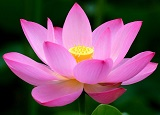
#> input picture flower.jpg, 160 x 115 px
$ python parallel_image_generator.py ../flower.jpg out
#> lines starting #> are read from the running program, lines starting #| are printed output that depends on the picture
"""
Generates 8 shifted versions of an input image.

This script reads an input image (e.g., "gray.bmp") and creates eight new
images, each representing a 1-pixel shift in one of the eight cardinal and
diagonal directions (up, down, left, right, up-left, up-right, down-left,
down-right). The shifted images are saved as BMP files in a specified output
directory. An unshifted version named "center.bmp" is also saved.

This utility is typically used to prepare input images for the
`kernel_coe_generator.py` script, which expects these shifted versions
to construct its COE file.
"""
import os
import cv2
import numpy as np
import argparse # For command-line argument parsing
from typing import Union, Tuple, List

# Define PathLike for type hinting paths
PathLike = Union[str, bytes, os.PathLike]

# --- New Refactored Functions ---

def _shift_image(image: np.ndarray, y_offset: int, x_offset: int) -> np.ndarray:
    """
    Shifts an image by the given y and x offsets.

    Positive y_offset shifts content down.
    Positive x_offset shifts content right.
    Empty areas are filled with zeros.

    Args:
        image: The input image as a NumPy array.
        y_offset: Vertical shift amount.
        x_offset: Horizontal shift amount.

    Returns:
        A new NumPy array containing the shifted image.
    """
    shifted_image = np.zeros_like(image)
    h, w = image.shape[:2]

    # Define source and destination slices
    # For y (rows)
    if y_offset > 0: # Content moves DOWN
        src_y_start, src_y_end = 0, h - y_offset
        dst_y_start, dst_y_end = y_offset, h
    elif y_offset < 0: # Content moves UP
        src_y_start, src_y_end = -y_offset, h # abs(y_offset)
        dst_y_start, dst_y_end = 0, h + y_offset # h - abs(y_offset)
    else: # No y_offset
        src_y_start, src_y_end = 0, h
        dst_y_start, dst_y_end = 0, h

    # For x (columns)
    if x_offset > 0: # Content moves RIGHT
        src_x_start, src_x_end = 0, w - x_offset
        dst_x_start, dst_x_end = x_offset, w
    elif x_offset < 0: # Content moves LEFT
        src_x_start, src_x_end = -x_offset, w # abs(x_offset)
        dst_x_start, dst_x_end = 0, w + x_offset # w - abs(x_offset)
    else: # No x_offset
        src_x_start, src_x_end = 0, w
        dst_x_start, dst_x_end = 0, w

    # Perform the shift by copying the relevant slice
    if src_y_end > src_y_start and src_x_end > src_x_start: # Ensure valid slice
        shifted_image[dst_y_start:dst_y_end, dst_x_start:dst_x_end] = \
            image[src_y_start:src_y_end, src_x_start:src_x_end]

    return shifted_image


def create_shifted_images(input_image_path: PathLike, output_dir: PathLike) -> None:
    """
    Loads an input image, creates an unshifted copy ("gray.bmp" for compatibility)
    and 8 versions shifted by 1 pixel in cardinal and diagonal directions.
    These are saved to the specified output directory with names expected by
    `kernel_coe_generator.py` (e.g., up.bmp, leftup.bmp).

    Args:
        input_image_path: Path to the input image file.
        output_dir: Directory where the 9 output images will be saved.

    Raises:
        FileNotFoundError: If the input image is not found.
        IOError: If an image cannot be written.
        Exception: For other image processing errors.
    """
#> called with input_image_path = '../flower.jpg', output_dir = 'out'
    input_path_str = str(input_image_path)
    output_dir_str = str(output_dir)

    input_path_str = str(input_image_path)
    if not os.path.exists(input_path_str):
        raise FileNotFoundError(f"Error: Input image file not found at '{input_path_str}'")

    img = cv2.imread(input_path_str)
#> img is the input picture: shape (115, 160, 3); mean B, G, R 96.9, 79.6, 115.5
    if img is None:
        raise FileNotFoundError(f"Error: Could not read or decode input image from '{input_path_str}'. Check file format, integrity, or permissions.")

    os.makedirs(output_dir_str, exist_ok=True)
    print(f"Output directory '{output_dir_str}' ensured.")

    # Define shifts to match names expected by kernel_coe_generator.py
    # (y_offset_for_content_shift, x_offset_for_content_shift), "output_filename_for_kernel_script.bmp"
    # Positive y_offset means content moves DOWN, so to get the pixel *above* (for "up.bmp"), content shifts DOWN.
    kernel_script_shifts: List[Tuple[Tuple[int, int], str]] = [
        ((0, 0), "gray.bmp"),      # Center pixel data, unshifted
        ((1, 0), "up.bmp"),        # To get pixel ABOVE, main image content shifts DOWN
        ((-1, 0), "down.bmp"),     # To get pixel BELOW, main image content shifts UP
        ((0, 1), "left.bmp"),      # To get pixel LEFT, main image content shifts RIGHT
        ((0, -1), "right.bmp"),    # To get pixel RIGHT, main image content shifts LEFT
        ((1, 1), "leftup.bmp"),    # To get pixel UP-LEFT, main image content shifts DOWN-RIGHT
        ((-1, 1), "leftdown.bmp"), # To get pixel DOWN-LEFT, main image content shifts UP-RIGHT
        ((1, -1), "rightup.bmp"),  # To get pixel UP-RIGHT, main image content shifts DOWN-LEFT
        ((-1, -1), "rightdown.bmp")# To get pixel DOWN-RIGHT, main image content shifts UP-LEFT
    ]

    print(f"Generating 9 shifted/center images for '{input_path_str}':")
    for (y_offset, x_offset), filename in kernel_script_shifts:
        try:
            shifted_img = _shift_image(img, y_offset, x_offset)
            output_path = os.path.join(output_dir_str, filename)
            if not cv2.imwrite(output_path, shifted_img):
                raise IOError(f"Failed to write image to '{output_path}'. Check path and permissions.")
            print(f"  Successfully saved '{filename}' (input content shifted by y={y_offset}, x={x_offset} to achieve this view)")
        except Exception as e:
            print(f"Error processing or saving '{filename}': {e}")
            raise # Re-raise to be caught by CLI handler or caller
#> this loop made 9 passes
#> pass 2, in create_shifted_images, `shifted_img = _shift_image(img, y_offset, x_offset)`:
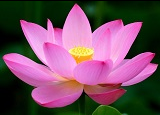
#> shifted_img: shape (115, 160, 3); mean B, G, R 96.8, 79.2, 115.4
#> pass 3, in create_shifted_images, `shifted_img = _shift_image(img, y_offset, x_offset)`:
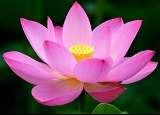
#> shifted_img: shape (115, 160, 3); mean B, G, R 96.9, 79.4, 115.5

    print("Shifted image generation complete.")

# --- End of New Refactored Functions ---

# --- Command-Line Interface ---
def main_cli():
    """
    Command-line interface for the shifted image generator.
    """
    import sys

    parser = argparse.ArgumentParser(
        description=(
            "Generates an unshifted 'gray.bmp' and 8 shifted versions of an input image\n"
            "(up.bmp, down.bmp, left.bmp, right.bmp, up_left.bmp, up_right.bmp,\n"
            "down_left.bmp, down_right.bmp) into a specified output directory.\n"
            "These are named to be compatible with kernel_coe_generator.py."
        ),
        formatter_class=argparse.RawTextHelpFormatter
    )
    parser.add_argument(
        "input_image_path",
        type=str,
        help="Path to the input image file (e.g., a grayscale image to be used as the base)."
    )
    parser.add_argument(
        "output_dir",
        type=str,
        help="Directory where the 9 output BMP images (gray.bmp, up.bmp, etc.) will be saved."
    )
    parser.add_argument(
        '--version',
        action='version',
        version='%(prog)s 1.0.0'
    )

    args = parser.parse_args()

    try:
        print(f"Starting shifted image generation...")
        print(f"  Input image: '{args.input_image_path}'")
        print(f"  Output directory: '{args.output_dir}'")
        create_shifted_images(args.input_image_path, args.output_dir)
    except FileNotFoundError as e:
        print(f"File Error: {e}")
        sys.exit(1)
    except ValueError as e: # For errors like incorrect image dimensions from helper
        print(f"Data Error: {e}")
        sys.exit(1)
    except IOError as e: # For cv2.imwrite failures
        print(f"File I/O Error: {e}")
        sys.exit(1)
    except Exception as e:
        print(f"An unexpected error occurred: {e}")
        # import traceback
        # print(traceback.format_exc())
        sys.exit(1)

if __name__ == "__main__":
    main_cli()

$ run again, on images/2.I_brightness.bmp
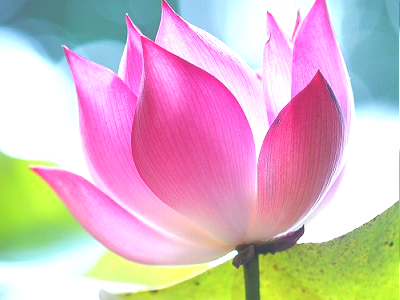
#> input picture images/2.I_brightness.bmp, 400 x 300 px
#> in create_shifted_images, img is the input picture: shape (300, 400, 3); mean B, G, R 192.2, 183.2, 212.9
#> the loop in create_shifted_images, `for (y_offset, x_offset), filename in kernel_script_shifts:` made 9 passes
#> pass 2, in create_shifted_images, `shifted_img = _shift_image(img, y_offset, x_offset)`:
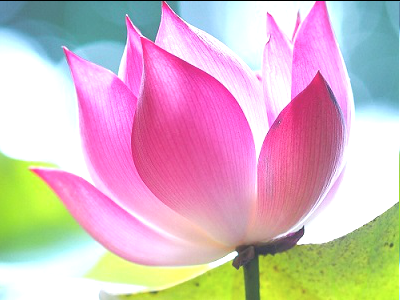
#> shifted_img: shape (300, 400, 3); mean B, G, R 191.8, 182.4, 212.2
#> pass 3, in create_shifted_images, `shifted_img = _shift_image(img, y_offset, x_offset)`:
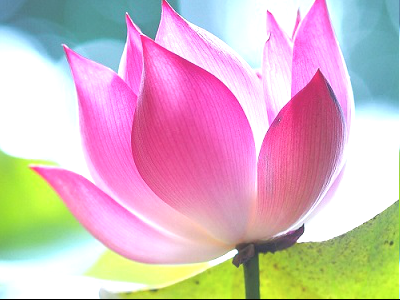
#> shifted_img: shape (300, 400, 3); mean B, G, R 191.5, 182.6, 212.4
